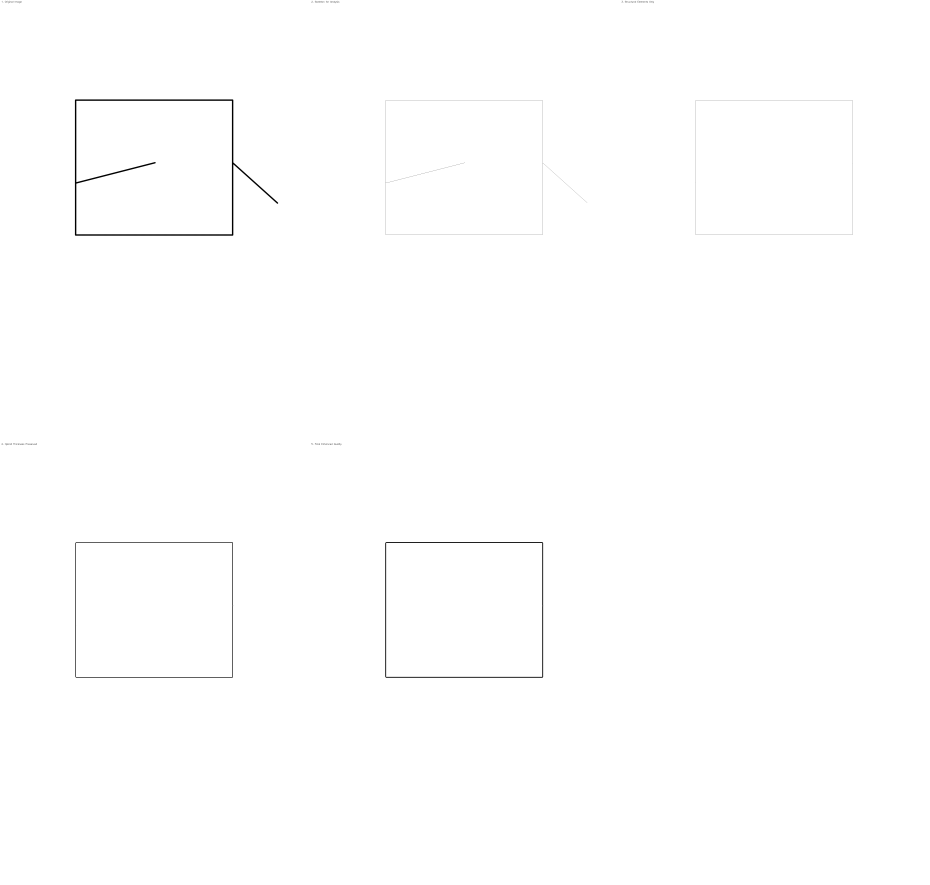
#> input picture api_test/10_comparison_all.png, 7440 x 7076 px (shown at 1/8 size)
$ python -i resolution.py   (imports and definitions only)
#> lines starting #> are read from the running program, lines starting #| are printed output that depends on the picture; after the words box and inside, x2 and y2 are one past the last pixel; in counts of white or black regions, pixels touching at a corner belong together
"""
Content-adaptive working resolution.

The ripple classifier works on a skeleton graph, and that graph is only right
when lines are a few pixels wide and neighbouring hatch lines have clear
background between them. Below that, thin contours break and adjacent hatch
lines merge, and the classifier does the right thing on the wrong graph.

This module measures those two quantities in pixels and chooses the integer
upscale factor that brings both above their floors. It never downscales:
shrinking a drawing throws away the separation that made it work. After
processing, ``restore_to_grid`` returns the result to the input's pixel grid,
so a scale bar measured alongside the drawing keeps its meaning.
"""

from __future__ import annotations

import math
from dataclasses import dataclass

import cv2
import numpy as np
from scipy.ndimage import binary_fill_holes, distance_transform_edt, maximum_filter
from skimage.morphology import skeletonize

from lithic_editor.config import ResolutionSettings, SmoothingSettings

from .upscaling import upscale_with_model

# All numbers come from the configuration (lithic_editor/config/config.yaml). The
# dataclass defaults are used when a caller passes no settings.
_RESOLUTION = ResolutionSettings()
_SMOOTHING = SmoothingSettings()
# Factors the bundled ESPCN and FSRCNN models provide.
SUPPORTED_FACTORS = (1, 2, 3, 4)


@dataclass(frozen=True)
class LineGeometry:
    """Stroke width and hatch clearance of a drawing, in pixels."""

    line_width: float
    hatch_gap: float
    ink_fraction: float

    # [4 lines left out: function describe, not called in this run]


def binarize(gray: np.ndarray) -> np.ndarray:
    """Ink mask of a grayscale drawing using Otsu's threshold (inclusive, so a binary image works)."""
    threshold, _ = cv2.threshold(gray, 0, 255, cv2.THRESH_BINARY + cv2.THRESH_OTSU)
    return gray <= threshold


def measure_line_geometry(
    gray: np.ndarray, settings: ResolutionSettings = _RESOLUTION
) -> LineGeometry:
    """
    Measure typical stroke width and the typical clearance between strokes.

    Width is twice the median distance-to-edge along the skeleton. Clearance is
    measured on the background enclosed by the drawing: the ridge of the
    background's distance-to-ink field runs midway between neighbouring
    strokes, and its median is the typical clearance. Dot-like components are
    left out of that measurement. Either value is NaN when it cannot be measured.
    """
    ink = binarize(gray)
    if not ink.any():
        return LineGeometry(math.nan, math.nan, 0.0)

    skeleton = skeletonize(ink, method="lee").astype(bool)
    if skeleton.any():
        half_widths = distance_transform_edt(ink)[skeleton]
        line_width = max(1.0, 2.0 * float(np.median(half_widths)) - 1.0)
    else:
        line_width = math.nan

    # Clearance is measured between stroke-like components only. Cortex stipple
    # and specks sit close together and would otherwise dominate the ridge.
    strokes = _stroke_components(ink, line_width, settings.dot_extent_in_line_widths)
    enclosed = binary_fill_holes(strokes) & ~strokes
    hatch_gap = math.nan
    if enclosed.any():
        clearance = distance_transform_edt(~strokes)
        ridge = enclosed & (clearance > 0) & (clearance >= maximum_filter(clearance, size=3))
        if ridge.any():
            hatch_gap = max(1.0, 2.0 * float(np.median(clearance[ridge])) - 1.0)

    return LineGeometry(line_width, hatch_gap, float(ink.mean()))


def _stroke_components(ink: np.ndarray, line_width: float, dot_extent: float) -> np.ndarray:
    """Ink with components shorter than ``dot_extent`` line widths removed."""
    if math.isnan(line_width) or dot_extent <= 0:
        return ink
    count, labels, stats, _ = cv2.connectedComponentsWithStats(
        ink.astype(np.uint8), connectivity=8
    )
    extent = np.maximum(stats[:, cv2.CC_STAT_WIDTH], stats[:, cv2.CC_STAT_HEIGHT])
    keep = extent >= dot_extent * line_width
    keep[0] = False
    return keep[labels]


# [69 lines left out: functions choose_upscale_factor, upscale_by_factor, smooth_for_threshold, restore_to_grid, not called in this run]

>>> import cv2
>>> picture = cv2.imread('../../api_test/10_comparison_all.png', cv2.IMREAD_GRAYSCALE)
#> picture is the input picture: shape (7076, 7440); min 0, max 255, mean 254.3
>>> result = measure_line_geometry(picture)
#> in binarize, `threshold, _ = cv2.threshold(gray, 0, 255, cv2.THRESH_BINARY + cv2.THR..`: threshold = 131
#> in binarize, `return gray <= threshold`:
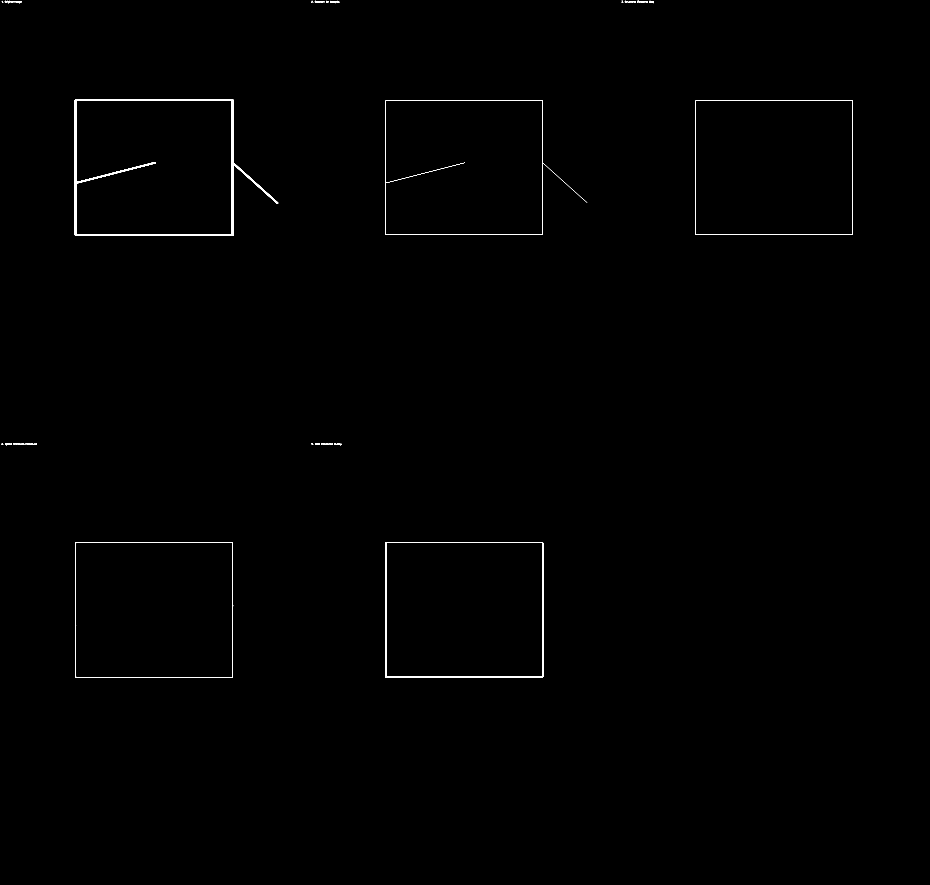
#> returned value: shape (7076, 7440) bool (shown at 1/8 size); 0.26% white; 120 white regions (32 under 20 px), largest, box (x1, y1, x2, y2) and area: (599, 795, 2225, 1886) 68705, (3082, 4336, 4346, 5422) 32583, (603, 4337, 1866, 5421) 23292
#> in measure_line_geometry, `skeleton = skeletonize(ink, method="lee").astype(bool)`:
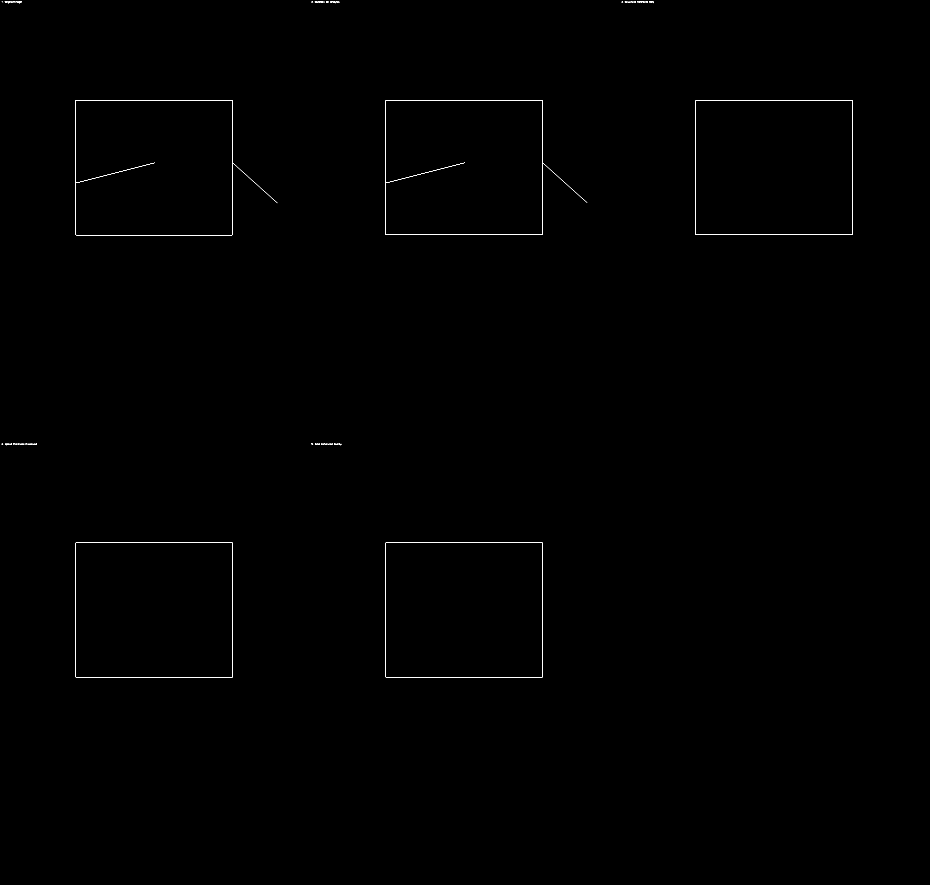
#> skeleton: shape (7076, 7440) bool (shown at 1/8 size); 0.05% white in thin lines or dots, all inside (x1, y1, x2, y2) = (13, 8, 6822, 5419)
#> in measure_line_geometry, `line_width = max(1.0, 2.0 * float(np.median(half_widths)) - 1.0)`: line_width = 5
#> in _stroke_components, `count, labels, stats, _ = cv2.connectedComponentsWithStats( ink.astype..`: labels: shape (7076, 7440) int32; 121 distinct labels, from 0 to 120
#> in _stroke_components, `count, labels, stats, _ = cv2.connectedComponentsWithStats( ink.astype..`: count = 121; stats = 121 rows, first 6: [0, 0, 7440, 7076, 52507288], [14, 7, 4, 13, 28], [39, 7, 11, 14, 50], [60, 7, 3, 2, 4], [76, 7, 3, 2, 5], [2492, 7, 9, 14, 42]
#> in _stroke_components, `extent = np.maximum(stats[:, cv2.CC_STAT_WIDTH], stats[:, cv2.CC_STAT_..`: extent = 121 values, max 7440 at index 0, min 2 at index 9, mean 129.6
#> in _stroke_components, `return keep[labels]`: returned value: shape (7076, 7440) bool; 0.26% white; 5 white regions, box (x1, y1, x2, y2) and area: (599, 795, 2225, 1886) 68705, (3082, 4336, 4346, 5422) 32583, (603, 4337, 1866, 5421) 23292, (3084, 800, 4698, 1880) 5649, (5564, 800, 6823, 1880) 4660
#> in measure_line_geometry, `enclosed = binary_fill_holes(strokes) & ~strokes`:
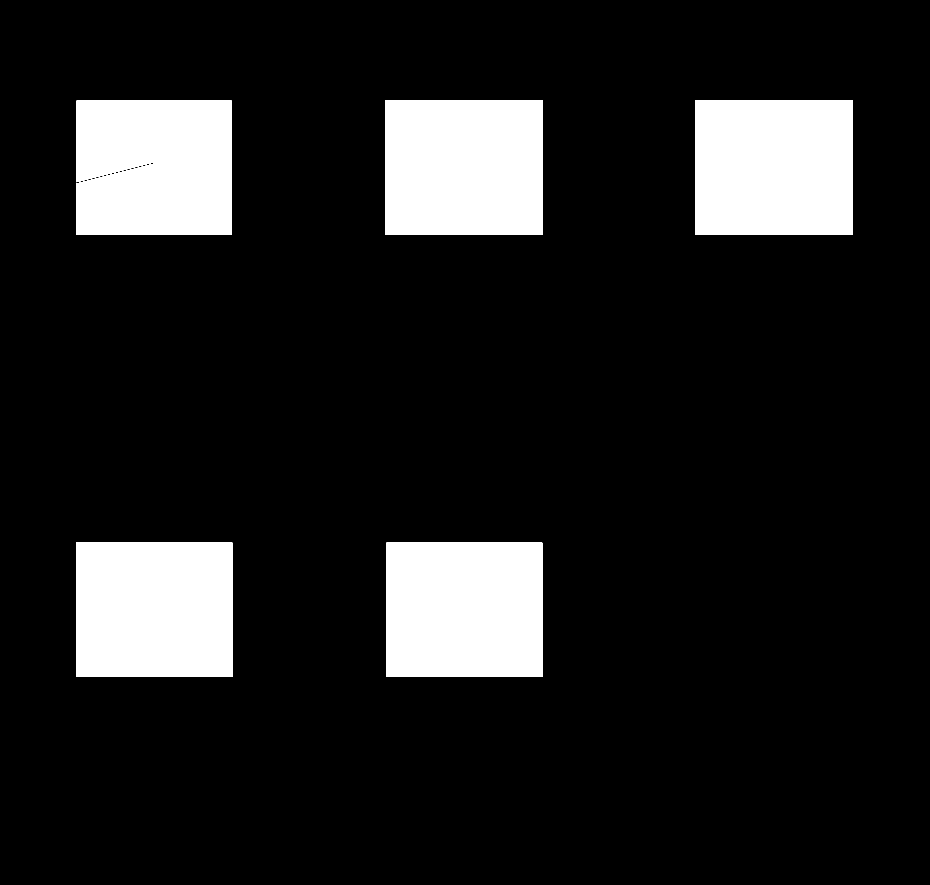
#> enclosed: shape (7076, 7440) bool (shown at 1/8 size); 12.7% white; 5 white regions, box (x1, y1, x2, y2) and area: (5565, 801, 6821, 1879) 1352872, (3085, 801, 4341, 1879) 1352238, (608, 4342, 1860, 5416) 1343568, (3089, 4343, 4339, 5415) 1338933, (611, 807, 1855, 1874) 1320009
#> in measure_line_geometry, `clearance = distance_transform_edt(~strokes)`:
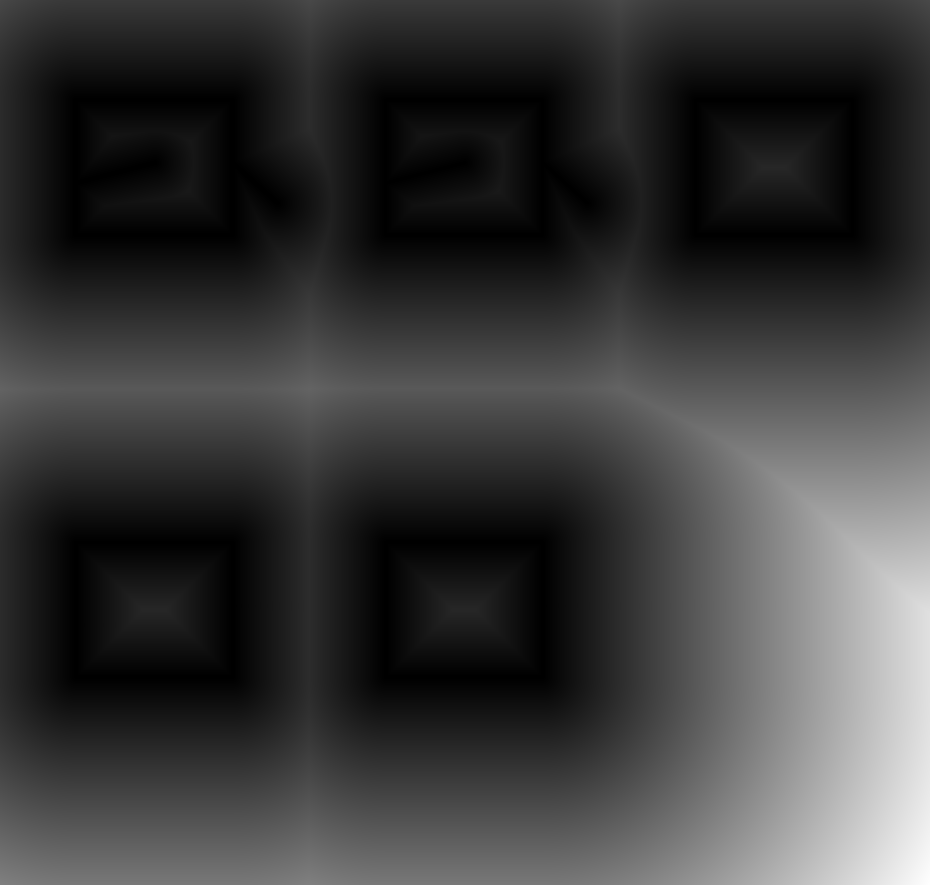
#> clearance: shape (7076, 7440) float64 (shown at 1/8 size); min 0, max 3512, mean 789.7; drawn with min black and max white
#> in measure_line_geometry, `ridge = enclosed & (clearance > 0) & (clearance >= maximum_filter(clea..`:
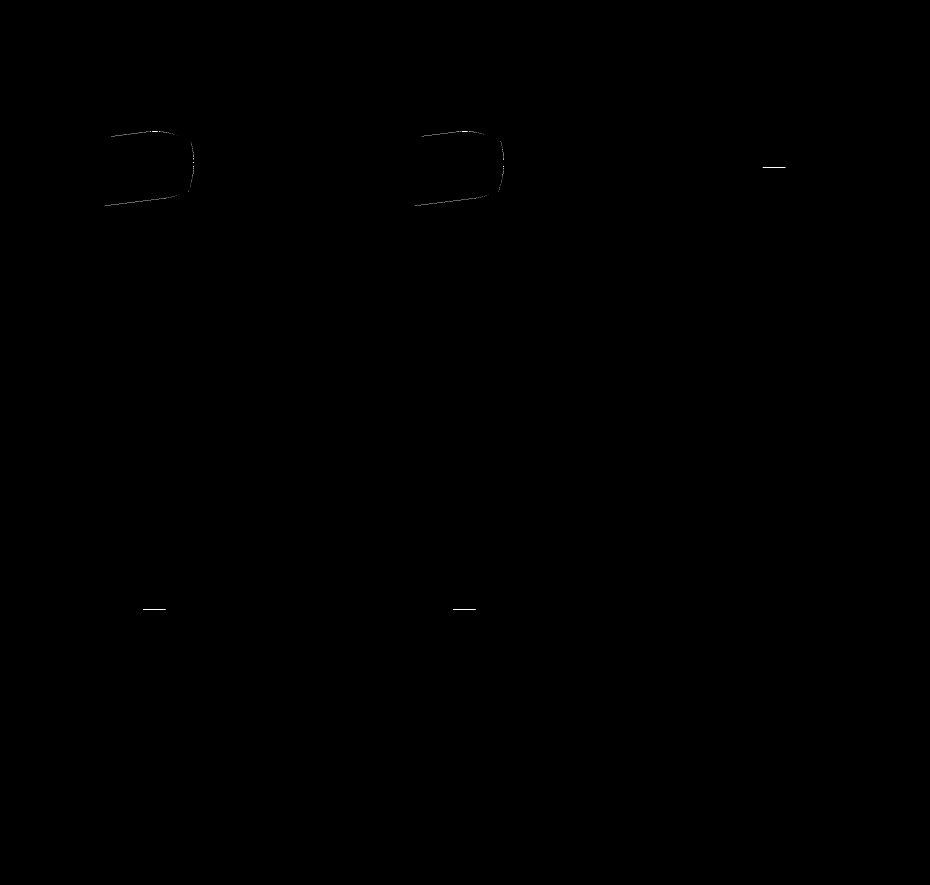
#> ridge: shape (7076, 7440) bool (shown at 1/8 size); 0% white in thin lines or dots, all inside (x1, y1, x2, y2) = (838, 1051, 6282, 4880)
#> in measure_line_geometry, `hatch_gap = max(1.0, 2.0 * float(np.median(clearance[ridge])) - 1.0)`: hatch_gap = 1071
